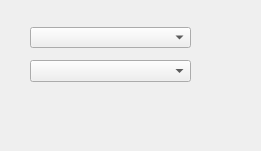
<?xml version="1.0" encoding="UTF-8"?>
<ui version="4.0">
 <class>halfElf</class>
 <widget class="QWidget" name="singleCheckableCombobox">
  <property name="geometry">
   <rect>
    <x>0</x>
    <y>0</y>
    <width>261</width>
    <height>151</height>
   </rect>
  </property>
  <property name="windowTitle">
   <string>Form</string>
  </property>
  <widget class="CheckableComboBox" name="comboBox1">
   <property name="geometry">
    <rect>
     <x>30</x>
     <y>60</y>
     <width>161</width>
     <height>22</height>
    </rect>
   </property>
  </widget>
  <widget class="QLabel" name="label">
   <property name="geometry">
    <rect>
     <x>30</x>
     <y>30</y>
     <width>131</width>
     <height>16</height>
    </rect>
   </property>
   <property name="text">
    <string/>
   </property>
  </widget>
  <widget class="QComboBox" name="comboBox">
   <property name="geometry">
    <rect>
     <x>30</x>
     <y>27</y>
     <width>161</width>
     <height>21</height>
    </rect>
   </property>
  </widget>
 </widget>
 <customwidgets>
  <customwidget>
   <class>CheckableComboBox</class>
   <extends>QComboBox</extends>
   <header>checkableCombobox.h</header>
  </customwidget>
 </customwidgets>
 <resources/>
 <connections/>
</ui>
